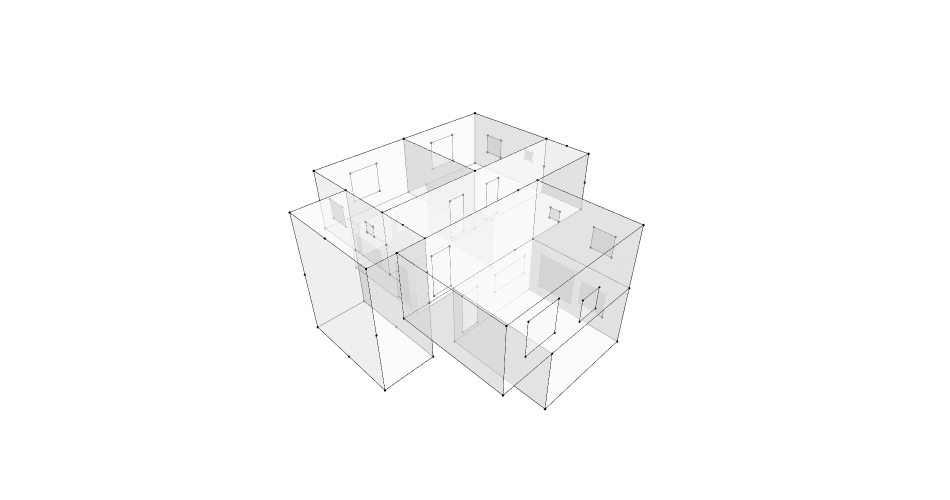

Here is the notebook cell this chart was saved with:
### Markdown cell above
## 4. Import the OBJ file

### Code cell
# Import all OBJ files
Residential1 = Topology.ByOBJPath(r"C:\Users\Win11\GraphML_RaniaChihaoui\assets\obj\R1.obj")
Residential2_01 = Topology.ByOBJPath(r"C:\Users\Win11\GraphML_RaniaChihaoui\assets\obj\R2_01.obj")
Residential2_02 = Topology.ByOBJPath(r"C:\Users\Win11\GraphML_RaniaChihaoui\assets\obj\R2_02.obj")
Workshop_01 = Topology.ByOBJPath(r"C:\Users\Win11\GraphML_RaniaChihaoui\assets\obj\WO_01.obj")
Workshop_02 = Topology.ByOBJPath(r"C:\Users\Win11\GraphML_RaniaChihaoui\assets\obj\WO_02.obj")
Horizontal_Circularion = Topology.ByOBJPath(r"C:\Users\Win11\GraphML_RaniaChihaoui\assets\obj\HC.obj")
Vertical_Circularion = Topology.ByOBJPath(r"C:\Users\Win11\GraphML_RaniaChihaoui\assets\obj\VC.obj")
Residential1_Door = Topology.ByOBJPath(r"C:\Users\Win11\GraphML_RaniaChihaoui\assets\obj\R1_Door.obj")
Residential2_01_Door = Topology.ByOBJPath(r"C:\Users\Win11\GraphML_RaniaChihaoui\assets\obj\R2_01_Door.obj")
Residential2_02_Door = Topology.ByOBJPath(r"C:\Users\Win11\GraphML_RaniaChihaoui\assets\obj\R2_02_Door.obj")
Workshop_01_Door = Topology.ByOBJPath(r"C:\Users\Win11\GraphML_RaniaChihaoui\assets\obj\WO_01_Door.obj")
Workshop_02_Door = Topology.ByOBJPath(r"C:\Users\Win11\GraphML_RaniaChihaoui\assets\obj\WO_02_Door.obj")
Residential1_Windows = Topology.ByOBJPath(r"C:\Users\Win11\GraphML_RaniaChihaoui\assets\obj\R1_Windows.obj")
Residential2_01_Windows = Topology.ByOBJPath(r"C:\Users\Win11\GraphML_RaniaChihaoui\assets\obj\R2_01_Windows.obj")
Residential2_02_Windows = Topology.ByOBJPath(r"C:\Users\Win11\GraphML_RaniaChihaoui\assets\obj\R2_02_Windows.obj")
Workshop_01_Windows = Topology.ByOBJPath(r"C:\Users\Win11\GraphML_RaniaChihaoui\assets\obj\WO_01_Windows.obj")
Workshop_02_Windows = Topology.ByOBJPath(r"C:\Users\Win11\GraphML_RaniaChihaoui\assets\obj\WO_02_Windows.obj")

print("Residential1", Residential1)
print("Residential2_01", Residential2_01)
print("Residential2_02", Residential2_02)
print("Workshop_01", Workshop_01)
print("Workshop_02", Workshop_02)
print("Horizontal_Circularion", Horizontal_Circularion)
print("Vertical_Circularion", Vertical_Circularion)
print("Residential1_Door", Residential1_Door)
print("Residential2_01_Door", Residential2_01_Door)
print("Residential2_02_Door", Residential2_02_Door)
print("Workshop_01_Door", Workshop_01_Door)
print("Workshop_02_Door", Workshop_02_Door)
print("Residential1_Windows", Residential1_Windows)
print("Residential2_01_Windows", Residential2_01_Windows)
print("Residential2_02_Windows", Residential2_02_Windows)
print("Workshop_01_Windows", Workshop_01_Windows)
print("Workshop_02_Windows", Workshop_02_Windows)

combined_Agg = []
combined_Agg.extend(Residential1)
combined_Agg.extend(Residential2_01)
combined_Agg.extend(Residential2_02)
combined_Agg.extend(Workshop_01)
combined_Agg.extend(Workshop_02)
combined_Agg.extend(Horizontal_Circularion)
combined_Agg.extend(Vertical_Circularion)

combined_Doors = []
combined_Doors.extend(Residential1_Door)
combined_Doors.extend(Residential2_01_Door)
combined_Doors.extend(Residential2_02_Door)   
combined_Doors.extend(Workshop_01_Door)
combined_Doors.extend(Workshop_02_Door)

combined_Windows = []
combined_Windows.extend(Residential1_Windows)
combined_Windows.extend(Residential2_01_Windows)
combined_Windows.extend(Residential2_02_Windows)
combined_Windows.extend(Workshop_01_Windows)
combined_Windows.extend(Workshop_02_Windows)


building = Cluster.ByTopologies(combined_Agg)
Doors = Cluster.ByTopologies(combined_Doors)
Windows = Cluster.ByTopologies(combined_Windows)

print("building", building)
print("Doors", Doors)
print("Windows", Windows)
print(Topology.Analyze(building))
print(Topology.Analyze(Doors))
print(Topology.Analyze(Windows))

Topology.Show(building, Doors, Windows, renderer="vscode")

### Figure 1 — Plotly figure (JSON) as saved in the notebook; plotly's stock layout.template omitted (floating-point values rounded to 4 significant figures; data arrays with more than 128 entries replaced by an {"elided": "..."} marker saying what was removed)
{"data": [{"customdata": {"elided": "200 str values"}, "hoverinfo": "text", "hovertemplate": {"elided": "200 str values"}, "hovertext": {"elided": "200 str values"}, "legendgroup": "1", "legendrank": 1, "marker": {"color": {"elided": "200 str values"}, "line": {"width": 0}, "opacity": 1, "size": {"elided": "200 float values"}, "sizemode": "diameter", "symbol": "circle"}, "mode": "markers", "name": "1: Untitled (Vertices)", "showlegend": false, "text": {"elided": "200 str values"}, "type": "scatter3d", "x": {"elided": "200 float values"}, "y": {"elided": "200 float values"}, "z": {"elided": "200 float values"}}, {"hoverinfo": "text", "legendgroup": "2", "legendrank": 2, "line": {"color": "black", "dash": "solid", "width": 1}, "marker": {"size": 0}, "mode": "lines", "name": "1: Untitled (Edges)", "showlegend": false, "text": "", "type": "scatter3d", "x": {"elided": "600 float values"}, "y": {"elided": "600 float values"}, "z": {"elided": "600 float values"}}, {"cmax": 1, "cmin": 0, "color": "#FAFAFA", "colorscale": [[0, "#440154"], [0.1111, "#482878"], [0.2222, "#3e4989"], [0.3333, "#31688e"], [0.4444, "#26828e"], [0.5556, "#1f9e89"], [0.6667, "#35b779"], [0.7778, "#6ece58"], [0.8889, "#b5de2b"], [1, "#fde725"]], "flatshading": true, "hoverinfo": "text", "hovertext": "", "i": [0, 0, 4, 4, 3, 3, 7, 2, 7, 7, 1, 4, 8, 8, 12, 12, 11, 11, 10, 10, 15, 15, 12, 12, 16, 16, 13, 13, 17, 17, 11, 11, 14, 14, 13, 13, 20, 20, 24, 24, 23, 23, 22, 22, 27, 27, 24, 24, 28, 28, 32, 32, 29, 29, 35, 35, 32, 32, 30, 30, 36, 39, 39, 41, 41, 43, 44, 41, 41, 46, 46, 42, 11, 14, 14, 44, 44, 15, 39, 11, 11, 48, 48, 17, 36, 14, 14, 46, 46, 15, 50, 53, 53, 55, 55, 57, 40, 40, 58, 58, 59, 40, 40, 19, 19, 37, 59, 59, 62, 62, 55, 55, 56, 56, 19, 19, 62, 62], "j": [1, 2, 5, 6, 6, 5, 6, 7, 2, 1, 0, 1, 9, 10, 13, 14, 14, 13, 15, 14, 10, 9, 9, 8, 8, 11, 18, 19, 19, 18, 14, 19, 11, 8, 8, 16, 21, 22, 25, 26, 26, 25, 27, 26, 22, 21, 21, 20, 29, 31, 33, 34, 35, 34, 29, 31, 31, 28, 34, 33, 37, 38, 36, 42, 36, 41, 45, 43, 45, 44, 41, 41, 17, 47, 11, 10, 11, 44, 45, 10, 45, 39, 11, 11, 49, 19, 49, 36, 14, 14, 51, 54, 51, 50, 53, 53, 37, 54, 53, 40, 60, 58, 60, 59, 40, 40, 61, 56, 50, 59, 60, 58, 61, 60, 51, 54, 52, 51], "k": [2, 3, 6, 7, 5, 0, 3, 3, 1, 4, 5, 5, 10, 11, 14, 15, 13, 8, 14, 11, 9, 12, 8, 13, 11, 17, 19, 14, 18, 16, 19, 17, 8, 13, 16, 18, 22, 23, 26, 27, 25, 20, 26, 23, 21, 24, 20, 25, 30, 29, 34, 35, 34, 30, 31, 32, 28, 33, 33, 28, 38, 40, 38, 36, 39, 39, 10, 45, 44, 15, 44, 46, 47, 19, 47, 11, 14, 14, 43, 45, 39, 40, 39, 48, 37, 49, 36, 42, 36, 46, 52, 51, 50, 56, 50, 55, 54, 53, 57, 53, 61, 60, 59, 62, 59, 19, 56, 50, 52, 50, 58, 57, 60, 55, 54, 37, 51, 19], "legendgroup": "3", "legendrank": 3, "lighting": {"facenormalsepsilon": 0}, "name": "1: Untitled (Faces)", "opacity": 0.5, "showlegend": false, "showscale": false, "text": "", "type": "mesh3d", "x": [-2.5, 5.0, 5.0, -2.5, 5.0, -2.5, -2.5, 5.0, 3.75, 8.75, 8.75, 3.75, 8.75, 3.75, 3.75, 8.75, -1.25, -1.25, -1.25, -1.25, 1.3e-05, 5.0, 5.0, 1.3e-05, 5.0, 1.3e-05, 1.3e-05, 5.0, 0, 5, 0, 5, 5, 0, 0, 5, 3.75, -1.25, -1.25, 3.75, -1.25, 8.75, 8.75, 8.75, 8.75, 8.75, 8.75, -1.25, -1.25, -1.25, -3.75, -3.75, -3.75, -3.75, -3.75, -3.75, -3.75, -3.75, -1.25, -1.25, -1.25, -1.25, -1.25], "y": [8e-06, 8e-06, -5.0, -5.0, 8e-06, 8e-06, -5.0, -5.0, 7.5, 7.5, 2.5, 2.5, 7.5, 7.5, 2.5, 2.5, 7.5, 2.5, 7.5, 2.5, 7.5, 7.5, 2.5, 2.5, 7.5, 7.5, 2.5, 2.5, 0, -5, -5, 0, 0, 0, -5, -5, 8e-06, 8e-06, 8e-06, 8e-06, 8e-06, 8e-06, 8e-06, 8e-06, 2.5, 1.25, 1.25, 2.5, 1.25, 1.25, 5.0, 2.5, 5.0, 8e-06, 8e-06, 2.5, 5.0, 8e-06, 8e-06, 5.0, 2.5, 5.0, 5.0], "z": [3.2, 3.2, 3.2, 3.2, 6.2, 6.2, 6.2, 6.2, 3.2, 3.2, 3.2, 3.2, 6.2, 6.2, 6.2, 6.2, 3.2, 3.2, 6.2, 6.2, 0.2, 0.2, 0.2, 0.2, 3.2, 3.2, 3.2, 3.2, 0.2, 0.2, 0.2, 0.2, 3.2, 3.2, 3.2, 3.2, 6.2, 6.2, 4.7, 3.2, 3.2, 4.7, 6.2, 3.2, 4.7, 3.2, 6.2, 4.7, 3.2, 6.2, 3.2, 6.2, 6.2, 3.2, 6.2, 0.2, 0.2, 0.2, 0.2, 3.2, 0.2, 0.2, 6.2]}, {"customdata": ["", "", "", "", "", "", "", "", "", "", "", "", "", "", "", "", "", "", "", ""], "hoverinfo": "text", "hovertemplate": ["Click ", "Click ", "Click ", "Click ", "Click ", "Click ", "Click ", "Click ", "Click ", "Click ", "Click ", "Click ", "Click ", "Click ", "Click ", "Click ", "Click ", "Click ", "Click ", "Click "], "hovertext": ["", "", "", "", "", "", "", "", "", "", "", "", "", "", "", "", "", "", "", ""], "legendgroup": "5", "legendrank": 5, "marker": {"color": ["#000000", "#000000", "#000000", "#000000", "#000000", "#000000", "#000000", "#000000", "#000000", "#000000", "#000000", "#000000", "#000000", "#000000", "#000000", "#000000", "#000000", "#000000", "#000000", "#000000"], "line": {"width": 0}, "opacity": 1, "size": [2.8, 2.8, 2.8, 2.8, 2.8, 2.8, 2.8, 2.8, 2.8, 2.8, 2.8, 2.8, 2.8, 2.8, 2.8, 2.8, 2.8, 2.8, 2.8, 2.8], "sizemode": "diameter", "symbol": "circle"}, "mode": "markers", "name": "2: Untitled (Vertices)", "showlegend": false, "text": ["", "", "", "", "", "", "", "", "", "", "", "", "", "", "", "", "", "", "", ""], "type": "scatter3d", "x": [-0.09999, -0.09999, -1.0, -1.0, 5.29, 4.49, 4.49, 5.29, 2.21, 2.21, 3.01, 3.01, 1.3e-05, 1.3e-05, 1.3e-05, 1.3e-05, 0.5, 1.4, 1.4, 0.5], "y": [8e-06, 8e-06, 8e-06, 8e-06, 2.5, 2.5, 2.5, 2.5, 2.5, 2.5, 2.5, 2.5, 3.0, 3.9, 3.9, 3.0, 0, 0, 0, 0], "z": [5.3, 3.4, 3.4, 5.3, 5.3, 5.3, 3.4, 3.4, 5.3, 3.4, 3.4, 5.3, 2.5, 2.5, 0.4, 0.4, 2.5, 2.5, 0.4, 0.4]}, {"hoverinfo": "text", "legendgroup": "6", "legendrank": 6, "line": {"color": "black", "dash": "solid", "width": 1}, "marker": {"size": 0}, "mode": "lines", "name": "2: Untitled (Edges)", "showlegend": false, "text": "", "type": "scatter3d", "x": [-0.09999, -0.09999, null, -0.09999, -1.0, null, -1.0, -1.0, null, -1.0, -0.09999, null, 5.29, 4.49, null, 4.49, 4.49, null, 4.49, 5.29, null, 5.29, 5.29, null, 2.21, 2.21, null, 2.21, 3.01, null, 3.01, 3.01, null, 3.01, 2.21, null, 1.3e-05, 1.3e-05, null, 1.3e-05, 1.3e-05, null, 1.3e-05, 1.3e-05, null, 1.3e-05, 1.3e-05, null, 0.5, 1.4, null, 1.4, 1.4, null, 1.4, 0.5, null, 0.5, 0.5, null], "y": [8e-06, 8e-06, null, 8e-06, 8e-06, null, 8e-06, 8e-06, null, 8e-06, 8e-06, null, 2.5, 2.5, null, 2.5, 2.5, null, 2.5, 2.5, null, 2.5, 2.5, null, 2.5, 2.5, null, 2.5, 2.5, null, 2.5, 2.5, null, 2.5, 2.5, null, 3.0, 3.9, null, 3.9, 3.9, null, 3.9, 3.0, null, 3.0, 3.0, null, 0, 0, null, 0, 0, null, 0, 0, null, 0, 0, null], "z": [5.3, 3.4, null, 3.4, 3.4, null, 3.4, 5.3, null, 5.3, 5.3, null, 5.3, 5.3, null, 5.3, 3.4, null, 3.4, 3.4, null, 3.4, 5.3, null, 5.3, 3.4, null, 3.4, 3.4, null, 3.4, 5.3, null, 5.3, 5.3, null, 2.5, 2.5, null, 2.5, 0.4, null, 0.4, 0.4, null, 0.4, 2.5, null, 2.5, 2.5, null, 2.5, 0.4, null, 0.4, 0.4, null, 0.4, 2.5, null]}, {"cmax": 1, "cmin": 0, "color": "#FAFAFA", "colorscale": [[0, "#440154"], [0.1111, "#482878"], [0.2222, "#3e4989"], [0.3333, "#31688e"], [0.4444, "#26828e"], [0.5556, "#1f9e89"], [0.6667, "#35b779"], [0.7778, "#6ece58"], [0.8889, "#b5de2b"], [1, "#fde725"]], "flatshading": true, "hoverinfo": "text", "hovertext": "", "i": [0, 0, 4, 4, 8, 8, 12, 12, 16, 16], "j": [1, 2, 5, 6, 9, 11, 13, 14, 17, 18], "k": [2, 3, 6, 7, 10, 9, 14, 15, 18, 19], "legendgroup": "7", "legendrank": 7, "lighting": {"facenormalsepsilon": 0}, "name": "2: Untitled (Faces)", "opacity": 0.5, "showlegend": false, "showscale": false, "text": "", "type": "mesh3d", "x": [-0.09999, -0.09999, -1.0, -1.0, 5.29, 5.29, 4.49, 4.49, 3.01, 2.21, 2.21, 3.01, 1.3e-05, 1.3e-05, 1.3e-05, 1.3e-05, 1.4, 1.4, 0.5, 0.5], "y": [8e-06, 8e-06, 8e-06, 8e-06, 2.5, 2.5, 2.5, 2.5, 2.5, 2.5, 2.5, 2.5, 3.0, 3.0, 3.9, 3.9, 0, 0, 0, 0], "z": [5.3, 3.4, 3.4, 5.3, 3.4, 5.3, 5.3, 3.4, 3.4, 5.3, 3.4, 5.3, 0.4, 2.5, 2.5, 0.4, 2.5, 0.4, 0.4, 2.5]}, {"customdata": ["", "", "", "", "", "", "", "", "", "", "", "", "", "", "", "", "", "", "", "", "", "", "", "", "", "", "", "", "", "", "", "", "", "", "", "", "", "", "", "", "", "", "", "", "", "", "", "", "", "", "", "", "", "", "", "", "", "", "", "", "", "", "", ""], "hoverinfo": "text", "hovertemplate": ["Click ", "Click ", "Click ", "Click ", "Click ", "Click ", "Click ", "Click ", "Click ", "Click ", "Click ", "Click ", "Click ", "Click ", "Click ", "Click ", "Click ", "Click ", "Click ", "Click ", "Click ", "Click ", "Click ", "Click ", "Click ", "Click ", "Click ", "Click ", "Click ", "Click ", "Click ", "Click ", "Click ", "Click ", "Click ", "Click ", "Click ", "Click ", "Click ", "Click ", "Click ", "Click ", "Click ", "Click ", "Click ", "Click ", "Click ", "Click ", "Click ", "Click ", "Click ", "Click ", "Click ", "Click ", "Click ", "Click ", "Click ", "Click ", "Click ", "Click ", "Click ", "Click ", "Click ", "Click "], "hovertext": ["", "", "", "", "", "", "", "", "", "", "", "", "", "", "", "", "", "", "", "", "", "", "", "", "", "", "", "", "", "", "", "", "", "", "", "", "", "", "", "", "", "", "", "", "", "", "", "", "", "", "", "", "", "", "", "", "", "", "", "", "", "", "", ""], "legendgroup": "9", "legendrank": 9, "marker": {"color": ["#000000", "#000000", "#000000", "#000000", "#000000", "#000000", "#000000", "#000000", "#000000", "#000000", "#000000", "#000000", "#000000", "#000000", "#000000", "#000000", "#000000", "#000000", "#000000", "#000000", "#000000", "#000000", "#000000", "#000000", "#000000", "#000000", "#000000", "#000000", "#000000", "#000000", "#000000", "#000000", "#000000", "#000000", "#000000", "#000000", "#000000", "#000000", "#000000", "#000000", "#000000", "#000000", "#000000", "#000000", "#000000", "#000000", "#000000", "#000000", "#000000", "#000000", "#000000", "#000000", "#000000", "#000000", "#000000", "#000000", "#000000", "#000000", "#000000", "#000000", "#000000", "#000000", "#000000", "#000000"], "line": {"width": 0}, "opacity": 1, "size": [2.8, 2.8, 2.8, 2.8, 2.8, 2.8, 2.8, 2.8, 2.8, 2.8, 2.8, 2.8, 2.8, 2.8, 2.8, 2.8, 2.8, 2.8, 2.8, 2.8, 2.8, 2.8, 2.8, 2.8, 2.8, 2.8, 2.8, 2.8, 2.8, 2.8, 2.8, 2.8, 2.8, 2.8, 2.8, 2.8, 2.8, 2.8, 2.8, 2.8, 2.8, 2.8, 2.8, 2.8, 2.8, 2.8, 2.8, 2.8, 2.8, 2.8, 2.8, 2.8, 2.8, 2.8, 2.8, 2.8, 2.8, 2.8, 2.8, 2.8, 2.8, 2.8, 2.8, 2.8], "sizemode": "diameter", "symbol": "circle"}, "mode": "markers", "name": "3: Untitled (Vertices)", "showlegend": false, "text": ["", "", "", "", "", "", "", "", "", "", "", "", "", "", "", "", "", "", "", "", "", "", "", "", "", "", "", "", "", "", "", "", "", "", "", "", "", "", "", "", "", "", "", "", "", "", "", "", "", "", "", "", "", "", "", "", "", "", "", "", "", "", "", ""], "type": "scatter3d", "x": [5.0, 5.0, 5.0, 5.0, 5.0, 5.0, 5.0, 5.0, 1.5, 1.5, 2.5, 2.5, -1.5, -1.5, 1.1e-05, 1.1e-05, 8.75, 8.75, 8.75, 8.75, 8.75, 8.75, 8.75, 8.75, 5.5, 7.0, 7.0, 5.5, 2.0, 2.0, 0.5, 0.5, -1.25, -1.25, -1.25, -1.25, -1.25, -1.25, -1.25, -1.25, 1.3e-05, 1.3e-05, 1.3e-05, 1.3e-05, 2.798, 4.098, 4.098, 2.798, 0.5174, 2.467, 2.467, 0.5174, 2.5, 4.5, 4.5, 2.5, 5, 5, 5, 5, 5, 5, 5, 5], "y": [-1.3, -1.3, -0.8, -0.8, -4, -4, -3.0, -3.0, -5.0, -5.0, -5.0, -5.0, -5.0, -5.0, -5.0, -5.0, 3.8, 3.3, 3.3, 3.8, 6.5, 5.5, 5.5, 6.5, 7.5, 7.5, 7.5, 7.5, 7.5, 7.5, 7.5, 7.5, 5.5, 6.5, 6.5, 5.5, 3.3, 3.8, 3.8, 3.3, 5.0, 7.0, 7.0, 5.0, 7.5, 7.5, 7.5, 7.5, 7.5, 7.5, 7.5, 7.5, 0, 0, 0, 0, -0.5174, -2.467, -2.467, -0.5174, -2.798, -4.098, -4.098, -2.798], "z": [5.2, 4.7, 4.7, 5.2, 5.2, 4.2, 4.2, 5.2, 4.7, 3.7, 3.7, 4.7, 5.7, 4.2, 4.2, 5.7, 5.2, 5.2, 4.7, 4.7, 5.2, 5.2, 4.2, 4.2, 5.45, 5.45, 3.95, 3.95, 5.45, 3.95, 3.95, 5.45, 5.2, 5.2, 4.2, 4.2, 5.2, 5.2, 4.7, 4.7, 2.5, 2.5, 1.495, 1.495, 2.334, 2.334, 1.034, 1.034, 2.659, 2.659, 0.7164, 0.7164, 2.5, 2.5, 1.495, 1.495, 2.659, 2.659, 0.7164, 0.7164, 2.334, 2.334, 1.034, 1.034]}, {"hoverinfo": "text", "legendgroup": "10", "legendrank": 10, "line": {"color": "black", "dash": "solid", "width": 1}, "marker": {"size": 0}, "mode": "lines", "name": "3: Untitled (Edges)", "showlegend": false, "text": "", "type": "scatter3d", "x": {"elided": "192 float values"}, "y": {"elided": "192 float values"}, "z": {"elided": "192 float values"}}, {"cmax": 1, "cmin": 0, "color": "#FAFAFA", "colorscale": [[0, "#440154"], [0.1111, "#482878"], [0.2222, "#3e4989"], [0.3333, "#31688e"], [0.4444, "#26828e"], [0.5556, "#1f9e89"], [0.6667, "#35b779"], [0.7778, "#6ece58"], [0.8889, "#b5de2b"], [1, "#fde725"]], "flatshading": true, "hoverinfo": "text", "hovertext": "", "i": [0, 0, 4, 4, 8, 8, 12, 12, 16, 16, 20, 20, 24, 24, 28, 28, 32, 32, 36, 36, 40, 40, 44, 44, 48, 48, 52, 52, 56, 56, 60, 60], "j": [1, 2, 5, 6, 9, 11, 13, 15, 17, 18, 21, 22, 25, 26, 29, 30, 33, 34, 37, 38, 41, 42, 45, 46, 49, 50, 53, 54, 57, 58, 61, 62], "k": [2, 3, 6, 7, 10, 9, 14, 13, 18, 19, 22, 23, 26, 27, 30, 31, 34, 35, 38, 39, 42, 43, 46, 47, 50, 51, 54, 55, 58, 59, 62, 63], "legendgroup": "11", "legendrank": 11, "lighting": {"facenormalsepsilon": 0}, "name": "3: Untitled (Faces)", "opacity": 0.5, "showlegend": false, "showscale": false, "text": "", "type": "mesh3d", "x": [5.0, 5.0, 5.0, 5.0, 5.0, 5.0, 5.0, 5.0, 2.5, 1.5, 1.5, 2.5, 1.1e-05, -1.5, -1.5, 1.1e-05, 8.75, 8.75, 8.75, 8.75, 8.75, 8.75, 8.75, 8.75, 7.0, 7.0, 5.5, 5.5, 2.0, 2.0, 0.5, 0.5, -1.25, -1.25, -1.25, -1.25, -1.25, -1.25, -1.25, -1.25, 1.3e-05, 1.3e-05, 1.3e-05, 1.3e-05, 4.098, 4.098, 2.798, 2.798, 2.467, 2.467, 0.5174, 0.5174, 4.5, 4.5, 2.5, 2.5, 5, 5, 5, 5, 5, 5, 5, 5], "y": [-1.3, -1.3, -0.8, -0.8, -4, -4, -3.0, -3.0, -5.0, -5.0, -5.0, -5.0, -5.0, -5.0, -5.0, -5.0, 3.3, 3.3, 3.8, 3.8, 5.5, 5.5, 6.5, 6.5, 7.5, 7.5, 7.5, 7.5, 7.5, 7.5, 7.5, 7.5, 5.5, 5.5, 6.5, 6.5, 3.3, 3.3, 3.8, 3.8, 5.0, 5.0, 7.0, 7.0, 7.5, 7.5, 7.5, 7.5, 7.5, 7.5, 7.5, 7.5, 0, 0, 0, 0, -2.467, -2.467, -0.5174, -0.5174, -4.098, -4.098, -2.798, -2.798], "z": [5.2, 4.7, 4.7, 5.2, 5.2, 4.2, 4.2, 5.2, 3.7, 4.7, 3.7, 4.7, 4.2, 5.7, 4.2, 5.7, 5.2, 4.7, 4.7, 5.2, 5.2, 4.2, 4.2, 5.2, 5.45, 3.95, 3.95, 5.45, 5.45, 3.95, 3.95, 5.45, 4.2, 5.2, 5.2, 4.2, 4.7, 5.2, 5.2, 4.7, 1.495, 2.5, 2.5, 1.495, 2.334, 1.034, 1.034, 2.334, 2.659, 0.7164, 0.7164, 2.659, 2.5, 1.495, 1.495, 2.5, 2.659, 0.7164, 0.7164, 2.659, 2.334, 1.034, 1.034, 2.334]}], "layout": {"autosize": true, "height": 500, "margin": {"b": 40, "l": 40, "r": 40, "t": 40}, "paper_bgcolor": "RGBA(0,0,0,0)", "plot_bgcolor": "RGBA(0,0,0,0)", "scene": {"aspectmode": "data", "camera": {"center": {"x": 0, "y": 0, "z": 0}, "eye": {"x": -1.25, "y": -1.25, "z": 1.25}, "projection": {"type": "perspective"}, "up": {"x": 0, "y": 0, "z": 1}}, "xaxis": {"visible": false}, "yaxis": {"visible": false}, "zaxis": {"visible": false}}, "showlegend": true, "width": 950, "xaxis": {"showgrid": false, "visible": false, "zeroline": false}, "yaxis": {"showgrid": false, "visible": false, "zeroline": false}}}
